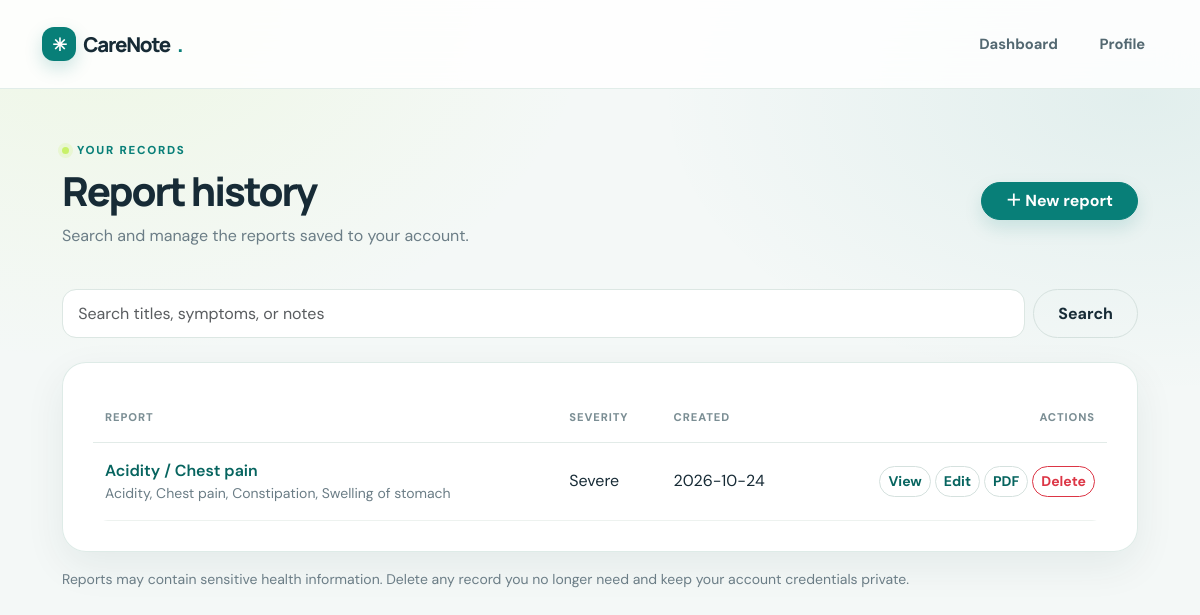
The app's page /reports (signed in) with its own data.
### tables this page shows
CREATE TABLE reports (
                id INTEGER PRIMARY KEY AUTOINCREMENT,
                user_id INTEGER NOT NULL,
                title TEXT NOT NULL DEFAULT 'Symptom summary',
                report_json TEXT NOT NULL,
                created_at TEXT NOT NULL,
                updated_at TEXT NOT NULL,
                FOREIGN KEY(user_id) REFERENCES users(id) ON DELETE CASCADE
            );

### app.py (the view)
    @app.get("/reports")
    @login_required
    def report_history():
        q = request.args.get("q", "").strip()[:100]
        with connect_db() as db:
            if q:
                rows = db.execute("SELECT id,title,report_json,created_at,updated_at FROM reports WHERE user_id=? AND (title LIKE ? OR report_json LIKE ?) ORDER BY created_at DESC",
                                  (g.user["id"], f"%{q}%", f"%{q}%")).fetchall()
            else:
                rows = db.execute("SELECT id,title,report_json,created_at,updated_at FROM reports WHERE user_id=? ORDER BY created_at DESC", (g.user["id"],)).fetchall()
        reports = []
        for row in rows:
            data = json.loads(row["report_json"])
            reports.append({"id": row["id"], "title": row["title"], "created_at": row["created_at"],
                            "updated_at": row["updated_at"], "symptoms": data.get("symptoms", []), "severity": data.get("severity", "Unsure")})
        return render_template("history.html", reports=reports, q=q)

### templates/history.html
<!doctype html><html lang="en"><head><meta charset="utf-8"><meta name="viewport" content="width=device-width, initial-scale=1"><title>Report history | CareNote</title><link href="https://cdn.jsdelivr.net/npm/bootstrap@5.3.3/dist/css/bootstrap.min.css" rel="stylesheet"><link href="{{ url_for('static', filename='style.css') }}" rel="stylesheet"></head><body><nav class="navbar site-nav"><div class="container py-2"><a class="navbar-brand brand-lockup" href="{{ url_for('dashboard') }}"><span class="brand-mark">✳</span> CareNote<span class="brand-dot">.</span></a><div class="d-flex gap-3 align-items-center"><a class="nav-soft" href="{{ url_for('dashboard') }}">Dashboard</a><a class="nav-soft" href="{{ url_for('profile') }}">Profile</a></div></div></nav><main class="container py-5" style="max-width:1100px">{% with messages = get_flashed_messages(with_categories=true) %}{% for category,message in messages %}<div class="alert alert-{{ category }} rounded-4">{{ message }}</div>{% endfor %}{% endwith %}<div class="d-flex justify-content-between align-items-center flex-wrap gap-3 mb-4"><div><span class="eyebrow">YOUR RECORDS</span><h1 class="display-6 fw-bold mt-2">Report history</h1><p class="text-secondary">Search and manage the reports saved to your account.</p></div><a class="btn btn-primary rounded-pill px-4" href="{{ url_for('new_report') }}">＋ New report</a></div><form class="d-flex gap-2 mb-4" method="get"><input class="form-control" type="search" name="q" value="{{ q }}" placeholder="Search titles, symptoms, or notes"><button class="btn btn-outline-dark rounded-pill px-4">Search</button>{% if q %}<a class="btn btn-light rounded-pill" href="{{ url_for('report_history') }}">Clear</a>{% endif %}</form><section class="panel">{% if reports %}<div class="table-responsive"><table class="table align-middle"><thead><tr><th>Report</th><th>Severity</th><th>Created</th><th class="text-end">Actions</th></tr></thead><tbody>{% for r in reports %}<tr><td><a class="fw-semibold text-decoration-none" href="{{ url_for('report_detail', report_id=r.id) }}">{{ r.title }}</a><div class="small text-secondary">{{ r.symptoms|join(', ')|truncate(120) }}</div></td><td>{{ r.severity }}</td><td>{{ r.created_at[:10] }}</td><td><div class="d-flex gap-1 justify-content-end flex-wrap"><a class="btn btn-sm btn-outline-secondary rounded-pill" href="{{ url_for('report_detail', report_id=r.id) }}">View</a><a class="btn btn-sm btn-outline-secondary rounded-pill" href="{{ url_for('edit_report', report_id=r.id) }}">Edit</a><a class="btn btn-sm btn-outline-secondary rounded-pill" href="{{ url_for('export_saved_report', report_id=r.id) }}">PDF</a><form method="post" action="{{ url_for('delete_report', report_id=r.id) }}" onsubmit="return confirm('Delete this report permanently?')"><input type="hidden" name="csrf_token" value="{{ csrf_token() }}"><button class="btn btn-sm btn-outline-danger rounded-pill">Delete</button></form></div></td></tr>{% endfor %}</tbody></table></div>{% else %}<div class="text-center py-5"><h2 class="h5">No matching reports</h2><p class="text-secondary">Try another search or create a new report.</p><a href="{{ url_for('new_report') }}" class="btn btn-primary rounded-pill">Create report</a></div>{% endif %}</section><p class="small text-secondary mt-3">Reports may contain sensitive health information. Delete any record you no longer need and keep your account credentials private.</p></main></body></html>

### static/style.css (style rules this page uses)
:root { --cn-ink: #172b36; --cn-muted: #6b7d86; --cn-teal: #087f78; --cn-teal-dark: #06645f; --cn-mint: #dff7ef; --cn-lime: #c8f169; --cn-bg: #f4f8f7; --cn-line: #e2ebe8; --cn-white: #fff; --cn-shadow: 0 14px 40px rgba(21, 55, 55, .07); --cn-shadow-hover: 0 20px 46px rgba(21, 55, 55, .13); --cn-radius: 24px }
* { box-sizing: border-box }
html { scroll-behavior: smooth }
body { font-family: 'DM Sans', system-ui, -apple-system, sans-serif; color: var(--cn-ink); background: radial-gradient(ellipse at 8% 0%, rgba(200, 241, 105, .13), transparent 32%), radial-gradient(ellipse at 95% 12%, rgba(8, 127, 120, .08), transparent 30%), var(--cn-bg); min-height: 100vh }
h1, h2, h3, h4, h5, .navbar-brand { font-family: 'Manrope', 'DM Sans', sans-serif; letter-spacing: -.035em }
h1 { letter-spacing: -.05em }
p { line-height: 1.7 }
.container { position: relative }
.site-nav { position: sticky; top: 0; z-index: 1000; background: rgba(255, 255, 255, .86); backdrop-filter: blur(18px); border-bottom: 1px solid rgba(220, 234, 229, .85) }
.site-nav .container { min-height: 72px }
.brand-lockup { font-family: 'Manrope', sans-serif; font-size: 1.28rem; font-weight: 800; letter-spacing: -.06em; color: var(--cn-ink) !important; display: inline-flex; align-items: center; gap: .45rem }
.brand-mark { width: 34px; height: 34px; display: inline-grid; place-items: center; background: var(--cn-teal); color: #fff; border-radius: 12px; font-size: 1.1rem; box-shadow: 0 7px 18px rgba(8, 127, 120, .2) }
.brand-dot { color: var(--cn-teal) }
.nav-soft { font-size: .92rem; font-weight: 700; text-decoration: none; color: #536871; padding: .6rem .8rem; border-radius: 999px; transition: background .2s, color .2s }
.eyebrow, .hero-kicker { display: inline-flex; align-items: center; gap: .5rem; color: var(--cn-teal); font-size: .72rem; font-weight: 800; letter-spacing: .15em; text-transform: uppercase }
.eyebrow:before { content: ''; width: 7px; height: 7px; border-radius: 50%; background: var(--cn-lime); box-shadow: 0 0 0 4px rgba(200, 241, 105, .2) }
.display-6 { font-weight: 800 !important; line-height: 1.12 }
.text-secondary { color: var(--cn-muted) !important }
.btn { font-weight: 700; transition: transform .2s, box-shadow .2s, background .2s; border-radius: 999px }
.btn-primary, .btn-brand { --bs-btn-bg: var(--cn-teal); --bs-btn-border-color: var(--cn-teal); --bs-btn-hover-bg: var(--cn-teal-dark); --bs-btn-hover-border-color: var(--cn-teal-dark); --bs-btn-active-bg: var(--cn-teal-dark); --bs-btn-color: #fff; box-shadow: 0 8px 18px rgba(8, 127, 120, .15) }
.btn-outline-dark { --bs-btn-color: var(--cn-ink); --bs-btn-border-color: #d5e1de; --bs-btn-hover-bg: #e9f4f0; --bs-btn-hover-color: var(--cn-ink); --bs-btn-hover-border-color: #c6dcd5 }
.btn-outline-secondary { --bs-btn-border-color: #d5e1de; --bs-btn-color: #52666f; --bs-btn-hover-bg: #eef6f3; --bs-btn-hover-color: var(--cn-ink) }
.form-control, .form-select { min-height: 48px; border: 1px solid #dce7e3; border-radius: 14px; background-color: #fff; color: var(--cn-ink); padding: .72rem .95rem; box-shadow: none; transition: border-color .2s, box-shadow .2s }
.panel, .metric-card { background: rgba(255, 255, 255, .94); border: 1px solid rgba(220, 234, 229, .92); border-radius: var(--cn-radius); padding: clamp(20px, 3vw, 30px); box-shadow: var(--cn-shadow); transition: transform .25s, box-shadow .25s, border-color .25s }
.panel { margin-bottom: 1rem }
.table { --bs-table-bg: transparent; --bs-table-color: var(--cn-ink); margin-bottom: 0 }
.table thead th { border-bottom: 1px solid var(--cn-line); font-size: .7rem; text-transform: uppercase; letter-spacing: .08em; color: #7b8e94; font-weight: 800; padding: 1rem .75rem }
.table tbody td { padding: 1rem .75rem; border-color: #edf2ef }
.table a { color: var(--cn-teal-dark) }
.table-responsive { border-radius: 15px }

### records on screen
reports: title "Acidity / Chest pain", symptoms "Acidity, Chest pain, Constipation, Swelling of stomach", severity "Severe", created_at "2026-10-24"
